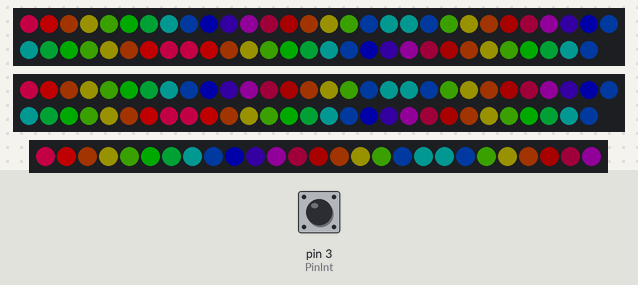
Recording of a sketch running on a simulated Arduino Uno, built with avr-gcc and run on an emulated ATmega328P. Shown: 2 × 59 RGB LEDs in strip order, left to right, continuing on the next row, 27 RGB LEDs in strip order, left to right. Inputs (shaded band) come from the test bench; at power-on: pin 3 (PinInt) HIGH. Dim RGB values are drawn brighter than linear; random numbers use the default seed unless the sketch sets one.

Above: at 1.2 s.
1.3 s: pin 3 (PinInt) pulled LOW for 0.15 s
At 1.74 s:
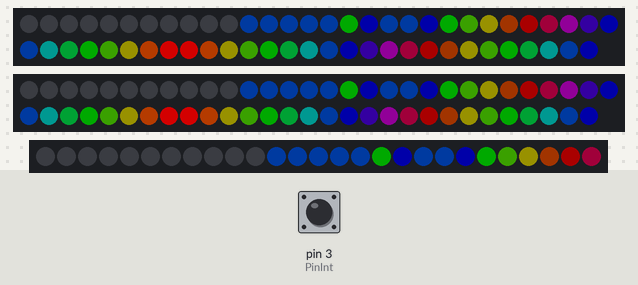
2.0 s: pin 3 (PinInt) pulled LOW for 1 s
At 2.22 s:
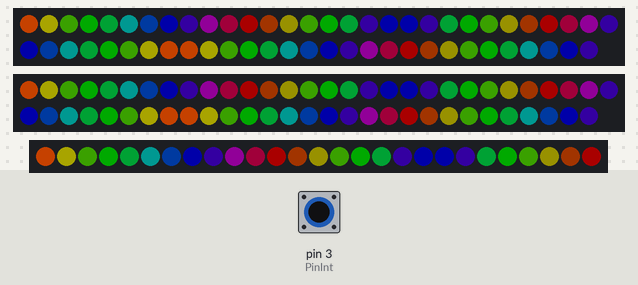
3.6 s: pin 3 (PinInt) pulled LOW for 0.15 s
At 4.01 s:
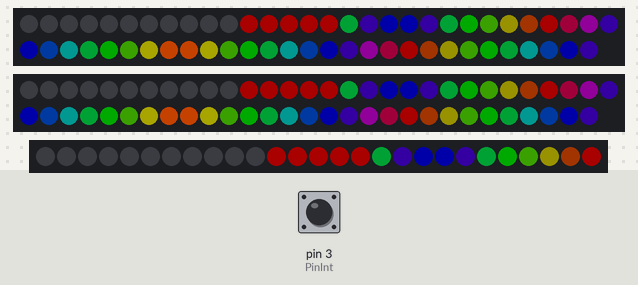
4.3 s: pin 3 (PinInt) pulsed LOW 5 times (0.12 s each, 0.3 s apart)
At 5.55 s:
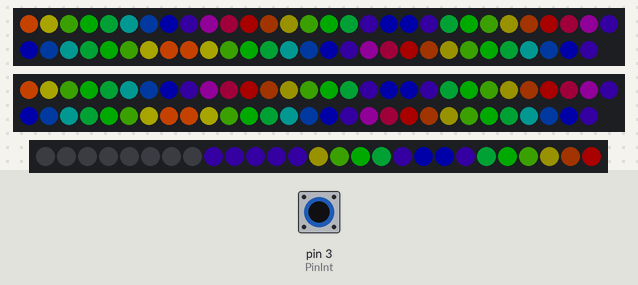
7.3 s: pin 3 (PinInt) pulled LOW for 3.2 s
At 7.72 s:
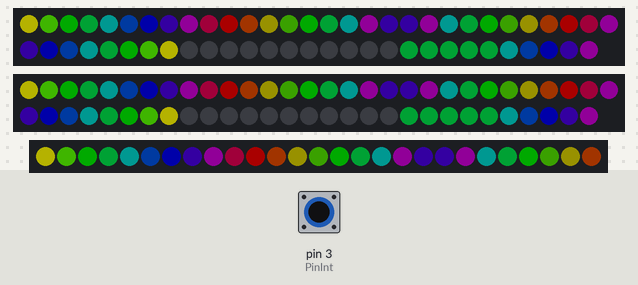
11.1 s: pin 3 (PinInt) pulsed LOW 2 times (0.12 s each, 0.3 s apart)
At 11.87 s:
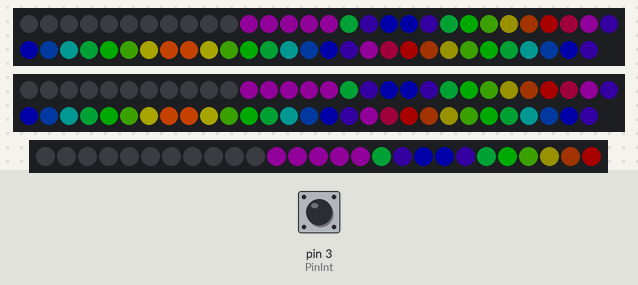

The sketch:

rainbow_fade_Fur_Coat.ino
```cpp
#include <Adafruit_NeoPixel.h>
#ifdef __AVR__
  #include <avr/power.h>
#endif

// shootingStar:
#define STAR_LENGTH 5 // how many pixels the star will be
#define STAR_DELAY_TIME 10

#define PINL 7
#define PINR 9
#define PINM 8

#define PinInt 3 //interrupt pin - attach the button here

// How the leds destributed in each side of the vest
#define NUMPIXELS       17
#define NUMPIXELS2      21
#define NUMPIXELS3      21

#define NUMPIXELS_M     27
#define POWER 45 // the base power of the leds

#define NUM_OF_COLORS  12

#define UNCONNECTED_ANALOG_PIN 0// for random seed
// Parameter 1 = number of pixels in strip
// Parameter 2 = Arduino pin number (most are valid)
// Parameter 3 = pixel type flags, add together as needed:
//   NEO_KHZ800  800 KHz bitstream (most NeoPixel products w/WS2812 LEDs)
//   NEO_KHZ400  400 KHz (classic 'v1' (not v2) FLORA pixels, WS2811 drivers)
//   NEO_GRB     Pixels are wired for GRB bitstream (most NeoPixel products)
//   NEO_RGB     Pixels are wired for RGB bitstream (v1 FLORA pixels, not v2)
//   NEO_RGBW    Pixels are wired for RGBW bitstream (NeoPixel RGBW products)
Adafruit_NeoPixel pixels = Adafruit_NeoPixel(59, PINL, NEO_GRB + NEO_KHZ800);
Adafruit_NeoPixel pixels2 = Adafruit_NeoPixel(59, PINR, NEO_GRB + NEO_KHZ800);
Adafruit_NeoPixel pixels3 = Adafruit_NeoPixel(NUMPIXELS_M, PINM, NEO_GRB + NEO_KHZ800);


// IMPORTANT: To reduce NeoPixel burnout risk, add 1000 uF capacitor across
// pixel power leads, add 300 - 500 Ohm resistor on first pixel's data input
// and minimize distance between Arduino and first pixel.  Avoid connecting
// on a live circuit...if you must, connect GND first.
volatile bool state = 0;
int max_pix;
/////////////////////////////////////////////////////////////////
void setup() {
/////////////////////////////////////////////////////////////////
   Serial.begin(9600);
   pixels.begin(); // This initializes the NeoPixel library.
   pixels2.begin(); // This initializes the NeoPixel library.
   pixels3.begin(); // This initializes the NeoPixel library.
   max_pix = max(NUMPIXELS,NUMPIXELS2);
   max_pix = max(max_pix,NUMPIXELS3);
   randomSeed(analogRead(UNCONNECTED_ANALOG_PIN));
   pinMode(PinInt, INPUT_PULLUP);
   attachInterrupt(digitalPinToInterrupt(PinInt), OnInterupt, FALLING);
}

/////////////////////////////////////////////////////////////////
void loop() {
/////////////////////////////////////////////////////////////////
//  Serial.print("interrupt_flag ");
//  Serial.println(interrupt_flag);

//  Serial.print("state ");
//  Serial.println(state);
  if (state == 0) {
    startGradiant(1,0,100,1); // gradiant without powered led startGradiant(int color_jump, int power_jump,int delayval,bool one_direction)
  } else {
    //startWings(60,500,17); //startWings(int delay_time, int time_left, int num_of_colors)
    shootingStar();
  }
}

/////////////////////////////////////////////////////////////////
void shootingStar() {
/////////////////////////////////////////////////////////////////
  while (1) {
    if (state != 1) {
      return;
    }
    long line = random(7);
    long color = random(NUM_OF_COLORS);
    shootStar(line,color);
  }

}

/////////////////////////////////////////////////////////////////
void shootStar(long line, long color) {
/////////////////////////////////////////////////////////////////
   int start_pixel,end_pixel,strip;
   switch (line) {
    // set the start and end pixels that will participate
    case 0:
      start_pixel = 0;
      end_pixel = NUMPIXELS-1;
      strip = 0;
      break;
    case 1:
      start_pixel = NUMPIXELS;
      end_pixel = NUMPIXELS+NUMPIXELS2-1;
      strip = 0;
      break;
    case 2:
      start_pixel = NUMPIXELS+NUMPIXELS2;
      end_pixel = start_pixel+NUMPIXELS3;
      strip = 0;
      break;
    case 3:
      start_pixel = 0;
      end_pixel = NUMPIXELS-1;
      strip = 1;
      break;
    case 4:
      start_pixel = NUMPIXELS;
      end_pixel = NUMPIXELS+NUMPIXELS2-1;
      strip = 1;
      break;
    case 5:
      start_pixel = NUMPIXELS+NUMPIXELS2;
      end_pixel = start_pixel+NUMPIXELS3;
      strip = 1;
      break;
    case 6:
      start_pixel = 0;
      end_pixel = NUMPIXELS_M;
      strip = 3;
      break;
   }
   lightStar(start_pixel,end_pixel,strip,color);
}

/////////////////////////////////////////////////////////////////
void lightStar(int start_pixel, int end_pixel, int strip, int color) {
/////////////////////////////////////////////////////////////////
  for (int i = start_pixel ; i <= end_pixel; ++i) {
    addPixel(i,getColor(color,POWER),strip);
    if (i - STAR_LENGTH >= start_pixel) {
      addPixel(i-STAR_LENGTH,0,strip);
    }
    showPixels();
    delay(STAR_DELAY_TIME);
  }
  int power = POWER;
  for (int i = end_pixel - STAR_LENGTH; i <= end_pixel; ++i) {
    addPixel(i,0,strip);
    for (int j = i+1 ; j <= end_pixel; ++j) {
      addPixel(j,getColor(color,power/2),strip);
    }
    showPixels();
    delay(STAR_DELAY_TIME);
  }
}

/////////////////////////////////////////////////////////////////
void OnInterupt() {
/////////////////////////////////////////////////////////////////
  cli();
  state = !state;
  sei();
}

/////////////////////////////////////////////////////////////////
void clearAll() {
/////////////////////////////////////////////////////////////////
  for (int i=0; i<NUMPIXELS+NUMPIXELS2+NUMPIXELS3; i++) {
    addPixel(i,pixels.Color(0,0,0),0);
  }

}

/////////////////////////////////////////////////////////////////
void startWings(int delay_time, int time_left, int num_of_colors) {
/////////////////////////////////////////////////////////////////
   int j=0;
   clearAll();
   while (time_left > 0) {
    if (state != 1) {
      return;
    }
    setWingLine(getColor(j,POWER),NUMPIXELS,0);
    setWingLine(getColor(j+1,POWER),NUMPIXELS2,NUMPIXELS);
    setWingLine(getColor(j+2,POWER),NUMPIXELS3,NUMPIXELS+NUMPIXELS2);
    delay(delay_time);
    time_left -= delay_time;
    showPixels();
    j++;
  }

}

/////////////////////////////////////////////////////////////////
void setWingLine(uint32_t color, int num_of_pixels, int start_pixel) {
/////////////////////////////////////////////////////////////////
    //Serial.println(start_pixel);
    //Serial.println(num_of_pixels);
    for (int i = start_pixel ; i<start_pixel+num_of_pixels; i++) {
      //Serial.println(i);
      addPixel(i,color ,1); //FIRST STRIP
      addPixel(NUMPIXELS+NUMPIXELS2+NUMPIXELS3-i,color ,2); //SECOND STRIP
    }
    addPixel(NUMPIXELS_M/2+start_pixel,color ,3); //MIDDLE STRIP
    addPixel(NUMPIXELS_M/2-start_pixel,color ,3); //MIDDLE STRIP
}


/////////////////////////////////////////////////////////////////
// startGradiant
// color_jump - each iteration the color will move this amount of pixels
// power_jump - each iteration the led with more power will move this amount of pixels
// delayval - the delay between to iterations
// one_direction - go only up or up-down
/////////////////////////////////////////////////////////////////
void startGradiant(int color_jump, int power_jump,int delayval, bool one_direction) {
/////////////////////////////////////////////////////////////////
  int color_i =0;
  int power_i = 0;
  int color_add =color_jump;
  int power_add =power_jump;
  while (1) {
    if (state != 0) {
      return;
    }
//    Serial.println(power_i);
    //    Serial.println(max_pix);
    color_i = color_i +color_add;
    power_i = power_i + power_add;
    if (!one_direction && color_i >= max_pix) {
        color_add = -color_jump;
    } else if (!one_direction && color_i <= 0) {
        color_add = color_jump;
    }
    if (power_i > max_pix) {
      power_add = -power_jump;
    } else if (power_i <= 0) {
      power_add = power_jump;
    }
    gradiant(color_i,power_i,0,0);

    delay(delayval); // Delay for a period of time (in milliseconds).
//    Serial.print(power_i);
//    Serial.print(" ");
//    Serial.println(color_i);
  }
}
/////////////////////////////////////////////////////////////////
// gradiant:
//   color_i - color changing from the index base color (for color movement)
//   power_i - the led index to be whith more power
//   strip - 0 - both strips; 1 - strip 1; 2 - strip 2
//   line  - 0 - all the lines ; 1 - line 1; 2 - line 2; 3- line 3 (ecery strip has 3 lines: up-down-up
/////////////////////////////////////////////////////////////////
void gradiant(int color_i,int power_i,int strip,int line) {
/////////////////////////////////////////////////////////////////
 for(int i=0;i<max_pix;i++){
  //  int power = sin(PI*(float)((i%WAVE_WIDTH)+1)/(WAVE_WIDTH+1))*50;
    int power = POWER;
 //   Serial.println(i);
    int power_tmp;
    if (i==power_i+1 || i==power_i-1) {
      power_tmp=power+40;
   //   Serial.println(i);
    } else if (i==power_i) {
      power_tmp=power+80;
    } else {
      power_tmp=power;
    }

    // FIRST LINE
    if (i<NUMPIXELS && line == 1 || line == 0) {
      addPixel(i, getColor(i+color_i,power_tmp),strip);
    }

    // SECOND LINE
    int index= NUMPIXELS+NUMPIXELS2-1-i;
    if (index>=NUMPIXELS && line == 2 || line == 0) {
    addPixel(index, getColor(i+color_i,power_tmp),strip);
    }


    // THIRD LINE
    if (line == 3 || line == 0) {
      index= NUMPIXELS+NUMPIXELS2+i;
      addPixel(index, getColor(i+color_i,power_tmp),strip);
    }
  }
  showPixels();

}

/////////////////////////////////////////////////////////////////
uint32_t getColor(int i, int power) {
/////////////////////////////////////////////////////////////////
  i = i%NUM_OF_COLORS;
  if (i<NUM_OF_COLORS/3) {
       int p = i*3*power/NUM_OF_COLORS;
//         Serial.print(p);
//         Serial.println(power);
       return pixels.Color(power-p,p,0);
  } else if (i <2*NUM_OF_COLORS/3) {
      // int p = i*3*power/(2*NUM_OF_COLORS);
       int p = (i-NUM_OF_COLORS/3)*3*power/NUM_OF_COLORS;
       //Serial.println(power);
       //Serial.println(p);
       return pixels.Color(0,power-p,p);
  } else {
       //int p = i*power/NUM_OF_COLORS;
       int p = (i-2*NUM_OF_COLORS/3)*3*power/NUM_OF_COLORS;
       return pixels.Color(p,0,power-p);
  }
}

/////////////////////////////////////////////////////////////////
void showPixels() {
/////////////////////////////////////////////////////////////////
   pixels.show(); // This sends the updated pixel color to the hardware.
   pixels2.show(); // This sends the updated pixel color to the hardware.
   pixels3.show(); // This sends the updated pixel color to the hardware.
}

/////////////////////////////////////////////////////////////////
void addPixel(int i, uint32_t color,int strip) {
/////////////////////////////////////////////////////////////////
   switch (strip) {
     case 0:
          pixels.setPixelColor(i, color);
          pixels2.setPixelColor(i, color);
          pixels3.setPixelColor(i, color);
          break;
     case 1:
          pixels.setPixelColor(i, color);
          break;
     case 2:
          pixels2.setPixelColor(i, color);
          break;
     case 3:
          pixels3.setPixelColor(i, color);
          break;
   }
}
```
